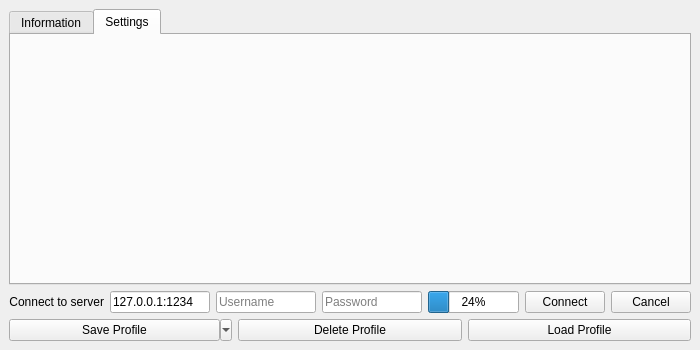
<?xml version="1.0" encoding="UTF-8"?>
<ui version="4.0">
 <class>SettingsWindow</class>
 <widget class="QMainWindow" name="SettingsWindow">
  <property name="geometry">
   <rect>
    <x>0</x>
    <y>0</y>
    <width>700</width>
    <height>350</height>
   </rect>
  </property>
  <property name="windowTitle">
   <string>Settings</string>
  </property>
  <widget class="QWidget" name="centralWidget">
   <layout class="QGridLayout" name="gridLayout">
    <item row="6" column="0" colspan="5">
     <layout class="QHBoxLayout" name="MainButtonsLayout">
      <item>
       <widget class="QToolButton" name="ButtonSaveProfile">
        <property name="sizePolicy">
         <sizepolicy hsizetype="Minimum" vsizetype="Minimum">
          <horstretch>0</horstretch>
          <verstretch>0</verstretch>
         </sizepolicy>
        </property>
        <property name="text">
         <string>Save Profile</string>
        </property>
        <property name="popupMode">
         <enum>QToolButton::MenuButtonPopup</enum>
        </property>
       </widget>
      </item>
      <item>
       <widget class="QPushButton" name="ButtonDeleteProfile">
        <property name="text">
         <string>Delete Profile</string>
        </property>
       </widget>
      </item>
      <item>
       <widget class="QPushButton" name="ButtonLoadProfile">
        <property name="text">
         <string>Load Profile</string>
        </property>
       </widget>
      </item>
     </layout>
    </item>
    <item row="2" column="0" colspan="5">
     <widget class="QTabWidget" name="MainTabBar">
      <property name="tabShape">
       <enum>QTabWidget::Rounded</enum>
      </property>
      <property name="currentIndex">
       <number>1</number>
      </property>
      <property name="iconSize">
       <size>
        <width>20</width>
        <height>20</height>
       </size>
      </property>
      <widget class="QWidget" name="TabInformation">
       <attribute name="title">
        <string>Information</string>
       </attribute>
       <layout class="QGridLayout" name="gridLayout_2">
        <item row="0" column="0">
         <widget class="QTabWidget" name="InformationTabBar">
          <property name="tabPosition">
           <enum>QTabWidget::West</enum>
          </property>
          <property name="currentIndex">
           <number>-1</number>
          </property>
         </widget>
        </item>
       </layout>
      </widget>
      <widget class="QWidget" name="TabSettings">
       <attribute name="title">
        <string>Settings</string>
       </attribute>
       <layout class="QGridLayout" name="gridLayout_4">
        <item row="0" column="0">
         <widget class="QToolBox" name="SettingsTabBar"/>
        </item>
       </layout>
      </widget>
     </widget>
    </item>
    <item row="4" column="0" colspan="5">
     <layout class="QHBoxLayout" name="DetectorLayout">
      <item>
       <widget class="QLabel" name="ConncetionLabel">
        <property name="text">
         <string>Connect to server</string>
        </property>
        <property name="alignment">
         <set>Qt::AlignRight|Qt::AlignTrailing|Qt::AlignVCenter</set>
        </property>
       </widget>
      </item>
      <item>
       <widget class="QLineEdit" name="InputServerAddress">
        <property name="toolTip">
         <string>ip in dotted decimal, port is optional</string>
        </property>
        <property name="statusTip">
         <string/>
        </property>
        <property name="whatsThis">
         <string/>
        </property>
        <property name="inputMask">
         <string/>
        </property>
        <property name="text">
         <string>127.0.0.1:1234</string>
        </property>
        <property name="readOnly">
         <bool>false</bool>
        </property>
        <property name="placeholderText">
         <string>ip:port</string>
        </property>
       </widget>
      </item>
      <item>
       <widget class="QLineEdit" name="InputUsername">
        <property name="toolTip">
         <string>Username</string>
        </property>
        <property name="placeholderText">
         <string>Username</string>
        </property>
       </widget>
      </item>
      <item>
       <widget class="QLineEdit" name="InputPassword">
        <property name="toolTip">
         <string>Password</string>
        </property>
        <property name="echoMode">
         <enum>QLineEdit::Password</enum>
        </property>
        <property name="placeholderText">
         <string>Password</string>
        </property>
       </widget>
      </item>
      <item>
       <widget class="QProgressBar" name="ConnectionProgressBar">
        <property name="value">
         <number>24</number>
        </property>
       </widget>
      </item>
      <item>
       <widget class="QPushButton" name="ButtonStartConnection">
        <property name="cursor">
         <cursorShape>ArrowCursor</cursorShape>
        </property>
        <property name="toolTip">
         <string/>
        </property>
        <property name="text">
         <string>Connect</string>
        </property>
       </widget>
      </item>
      <item>
       <widget class="QPushButton" name="ButtonEndConnection">
        <property name="text">
         <string>Cancel</string>
        </property>
       </widget>
      </item>
     </layout>
    </item>
   </layout>
  </widget>
  <action name="ActionSaveProfile">
   <property name="text">
    <string>Save Profile</string>
   </property>
   <property name="toolTip">
    <string>Save Profile</string>
   </property>
  </action>
  <action name="ActionSaveProfileAs">
   <property name="text">
    <string>Save Profile As...</string>
   </property>
   <property name="toolTip">
    <string>Save Profile with custom name</string>
   </property>
  </action>
 </widget>
 <resources/>
 <connections/>
</ui>
